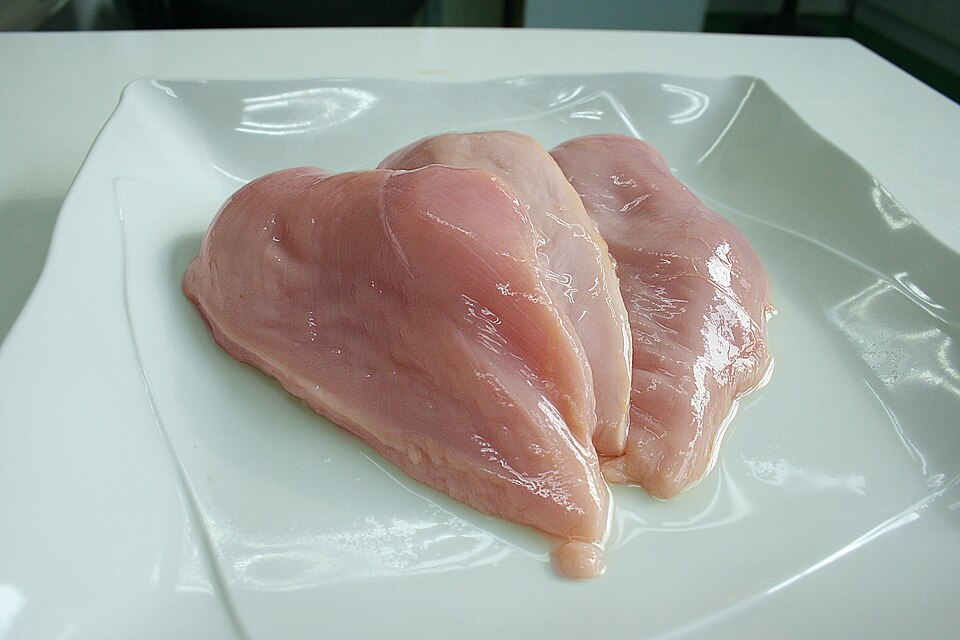
#> input picture assets/godfrey/meat-pale/reference_cc0.jpg, 960 x 640 px; the run also reads 1 picture not shown here
$ python make_sheet.py
#> lines starting #> are read from the running program, lines starting #| are printed output that depends on the picture
"""Pair the verified CC0 reference with final inspected review renders."""

from pathlib import Path
from PIL import Image, ImageDraw, ImageOps

ROOT = Path(__file__).resolve().parent


def panel(path, caption, size=(600, 450), crop=False):
#> called with caption = 'CC0 reference: kakyusei; shape only', size = (600, 450), crop = False
    source = Image.open(path).convert("RGB")
#> source is the input picture: PIL image 960x640 RGB; mean R, G, B 166.2, 168.1, 162.4
    bounds = (size[0] - 24, size[1] - 58)
    fitted = ImageOps.fit(source, bounds) if crop else ImageOps.contain(source, bounds)
    output = Image.new("RGB", size, "#D7D9D6")
    output.paste(fitted, ((size[0] - fitted.width) // 2,
                          42 + (bounds[1] - fitted.height) // 2))
    ImageDraw.Draw(output).text((12, 13), caption, fill="#253139")
    return output


def main():
    rows = [
        [
            panel(ROOT / "reference_cc0.jpg", "CC0 reference: kakyusei; shape only"),
            panel(ROOT / "gray_three_quarter.png", "Original gray shape"),
            panel(ROOT / "material_three_quarter.png", "Original material, neutral light"),
        ],
        [
            panel(ROOT / "reference_cc0.jpg", "Reference central overlap crop", crop=True),
            panel(ROOT / "material_gameplay.png", "Original gameplay-distance view"),
            panel(ROOT / "godot_review.png", "Godot isolated import/render"),
        ],
    ]
#> call 2 of panel, with caption = 'Original gray shape', size = (600, 450), crop = False
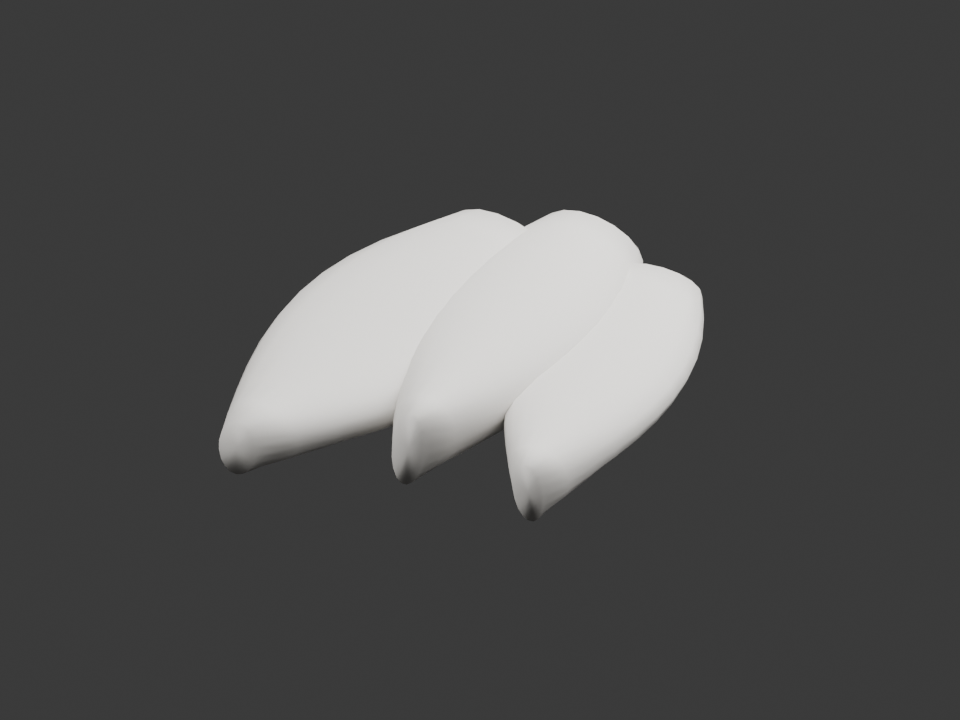
#> input picture assets/godfrey/meat-pale/gray_three_quarter.png, 960 x 720 px
#> in panel (call 2), `bounds = (size[0] - 24, size[1] - 58)`: bounds = (576, 392)
#> call 4 of panel, with caption = 'Reference central overlap crop', size = (600, 450), crop = True
#> in panel (call 4), `output.paste(fitted, ((size[0] - fitted.width) // 2, 42 + (bounds[1] -..`:
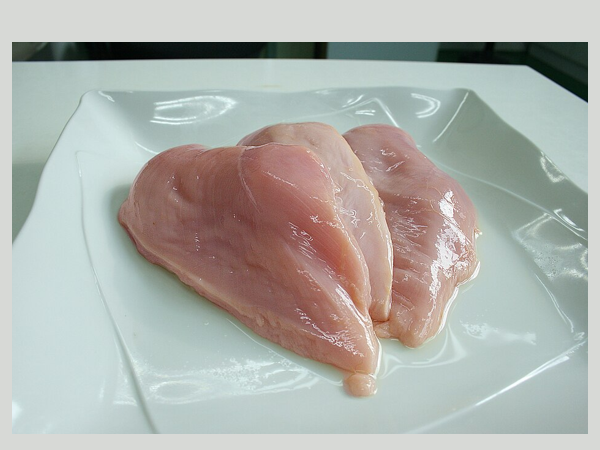
#> output: PIL image 600x450 RGB; mean R, G, B 174.5, 176.1, 170.9
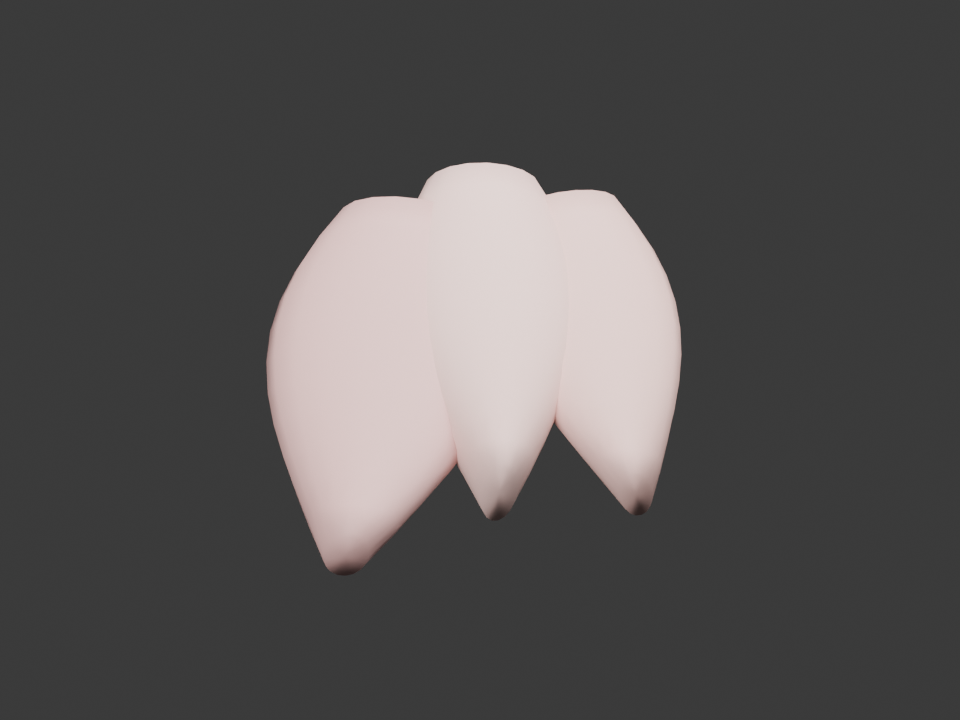
#> input picture assets/godfrey/meat-pale/material_gameplay.png, 960 x 720 px
#> in panel (call 5), `output.paste(fitted, ((size[0] - fitted.width) // 2, 42 + (bounds[1] -..`:
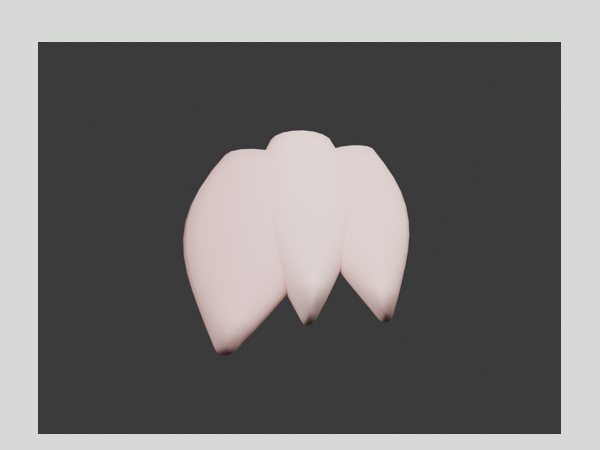
#> output: PIL image 600x450 RGB; mean R, G, B 116.4, 115.1, 114
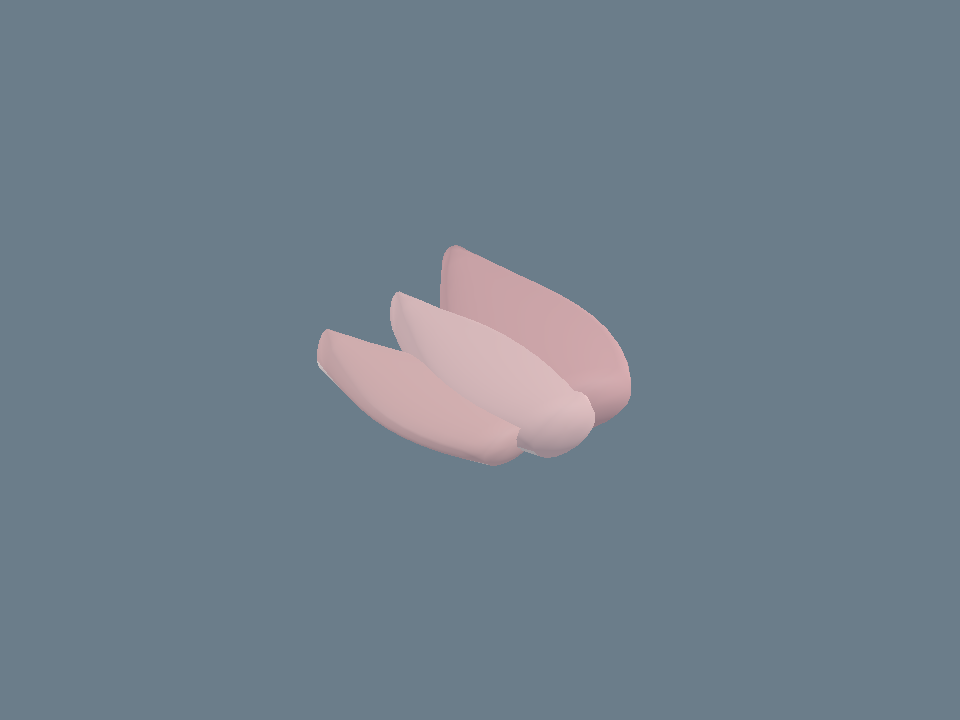
#> input picture assets/godfrey/meat-pale/godot_review.png, 960 x 720 px
#> in panel (call 6), `output.paste(fitted, ((size[0] - fitted.width) // 2, 42 + (bounds[1] -..`:
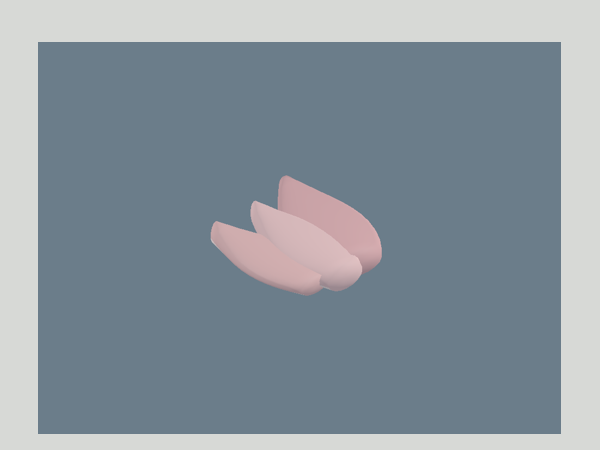
#> output: PIL image 600x450 RGB; mean R, G, B 137.4, 149.2, 157.9
    sheet = Image.new("RGB", (1800, 900), "white")
#> sheet: PIL image 1800x900 RGB; every value is 255
    for y, row in enumerate(rows):
        for x, item in enumerate(row):
            sheet.paste(item, (x * 600, y * 450))
#> this loop made 2 passes
#> y on passes 1 to 2: 0, 1
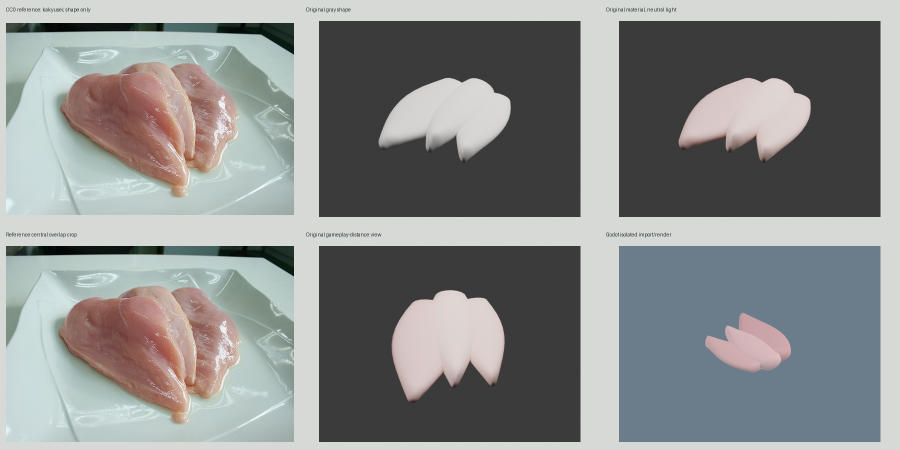
#> sheet: PIL image 1800x900 RGB (shown at 1/2 size); mean R, G, B 137.6, 139.8, 139.1
    sheet.save(ROOT / "reference_result_sheet.png", optimize=True)


if __name__ == "__main__":
    main()
